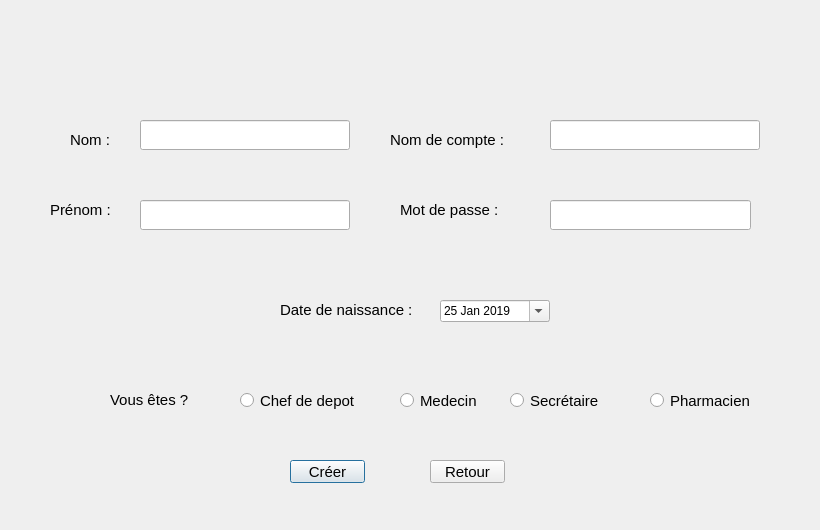
<?xml version="1.0" encoding="UTF-8"?>
<ui version="4.0">
 <class>creer_compte</class>
 <widget class="QDialog" name="creer_compte">
  <property name="geometry">
   <rect>
    <x>0</x>
    <y>0</y>
    <width>820</width>
    <height>530</height>
   </rect>
  </property>
  <property name="minimumSize">
   <size>
    <width>820</width>
    <height>530</height>
   </size>
  </property>
  <property name="maximumSize">
   <size>
    <width>820</width>
    <height>530</height>
   </size>
  </property>
  <property name="windowTitle">
   <string>Creer compte</string>
  </property>
  <widget class="QRadioButton" name="radioButton">
   <property name="geometry">
    <rect>
     <x>400</x>
     <y>390</y>
     <width>91</width>
     <height>21</height>
    </rect>
   </property>
   <property name="font">
    <font>
     <pointsize>11</pointsize>
    </font>
   </property>
   <property name="text">
    <string>Medecin</string>
   </property>
  </widget>
  <widget class="QLabel" name="label_6">
   <property name="geometry">
    <rect>
     <x>280</x>
     <y>300</y>
     <width>161</width>
     <height>20</height>
    </rect>
   </property>
   <property name="font">
    <font>
     <pointsize>11</pointsize>
    </font>
   </property>
   <property name="text">
    <string>Date de naissance :</string>
   </property>
  </widget>
  <widget class="QLineEdit" name="identifiant">
   <property name="geometry">
    <rect>
     <x>550</x>
     <y>120</y>
     <width>210</width>
     <height>30</height>
    </rect>
   </property>
   <property name="font">
    <font>
     <pointsize>11</pointsize>
    </font>
   </property>
   <property name="alignment">
    <set>Qt::AlignCenter</set>
   </property>
   <property name="clearButtonEnabled">
    <bool>true</bool>
   </property>
  </widget>
  <widget class="QLabel" name="label_2">
   <property name="geometry">
    <rect>
     <x>50</x>
     <y>200</y>
     <width>81</width>
     <height>20</height>
    </rect>
   </property>
   <property name="font">
    <font>
     <pointsize>11</pointsize>
    </font>
   </property>
   <property name="text">
    <string>Prénom :</string>
   </property>
  </widget>
  <widget class="QLabel" name="label_4">
   <property name="geometry">
    <rect>
     <x>400</x>
     <y>200</y>
     <width>131</width>
     <height>20</height>
    </rect>
   </property>
   <property name="font">
    <font>
     <pointsize>11</pointsize>
    </font>
   </property>
   <property name="text">
    <string>Mot de passe :</string>
   </property>
  </widget>
  <widget class="QPushButton" name="pushButton">
   <property name="geometry">
    <rect>
     <x>290</x>
     <y>460</y>
     <width>75</width>
     <height>23</height>
    </rect>
   </property>
   <property name="font">
    <font>
     <pointsize>11</pointsize>
    </font>
   </property>
   <property name="text">
    <string>Créer</string>
   </property>
  </widget>
  <widget class="QRadioButton" name="radioButton_3">
   <property name="geometry">
    <rect>
     <x>240</x>
     <y>390</y>
     <width>151</width>
     <height>21</height>
    </rect>
   </property>
   <property name="font">
    <font>
     <pointsize>11</pointsize>
    </font>
   </property>
   <property name="text">
    <string>Chef de depot</string>
   </property>
  </widget>
  <widget class="QLabel" name="picture">
   <property name="geometry">
    <rect>
     <x>0</x>
     <y>0</y>
     <width>820</width>
     <height>550</height>
    </rect>
   </property>
   <property name="minimumSize">
    <size>
     <width>820</width>
     <height>550</height>
    </size>
   </property>
   <property name="maximumSize">
    <size>
     <width>820</width>
     <height>550</height>
    </size>
   </property>
   <property name="text">
    <string/>
   </property>
  </widget>
  <widget class="QLabel" name="label_7">
   <property name="geometry">
    <rect>
     <x>110</x>
     <y>390</y>
     <width>131</width>
     <height>20</height>
    </rect>
   </property>
   <property name="font">
    <font>
     <pointsize>11</pointsize>
    </font>
   </property>
   <property name="text">
    <string>Vous êtes ?</string>
   </property>
  </widget>
  <widget class="QLabel" name="label">
   <property name="geometry">
    <rect>
     <x>70</x>
     <y>130</y>
     <width>51</width>
     <height>20</height>
    </rect>
   </property>
   <property name="font">
    <font>
     <pointsize>11</pointsize>
    </font>
   </property>
   <property name="text">
    <string>Nom :</string>
   </property>
  </widget>
  <widget class="QLineEdit" name="motdepasse">
   <property name="geometry">
    <rect>
     <x>550</x>
     <y>200</y>
     <width>201</width>
     <height>30</height>
    </rect>
   </property>
   <property name="font">
    <font>
     <pointsize>11</pointsize>
    </font>
   </property>
   <property name="echoMode">
    <enum>QLineEdit::Password</enum>
   </property>
   <property name="alignment">
    <set>Qt::AlignCenter</set>
   </property>
   <property name="clearButtonEnabled">
    <bool>true</bool>
   </property>
  </widget>
  <widget class="QDateEdit" name="dateEdit">
   <property name="geometry">
    <rect>
     <x>440</x>
     <y>300</y>
     <width>110</width>
     <height>22</height>
    </rect>
   </property>
   <property name="calendarPopup">
    <bool>true</bool>
   </property>
   <property name="date">
    <date>
     <year>2019</year>
     <month>1</month>
     <day>25</day>
    </date>
   </property>
  </widget>
  <widget class="QPushButton" name="pushButton_2">
   <property name="geometry">
    <rect>
     <x>430</x>
     <y>460</y>
     <width>75</width>
     <height>23</height>
    </rect>
   </property>
   <property name="font">
    <font>
     <pointsize>11</pointsize>
    </font>
   </property>
   <property name="text">
    <string>Retour</string>
   </property>
  </widget>
  <widget class="QRadioButton" name="radioButton_4">
   <property name="geometry">
    <rect>
     <x>650</x>
     <y>390</y>
     <width>121</width>
     <height>21</height>
    </rect>
   </property>
   <property name="font">
    <font>
     <pointsize>11</pointsize>
    </font>
   </property>
   <property name="text">
    <string>Pharmacien</string>
   </property>
  </widget>
  <widget class="QLabel" name="label_3">
   <property name="geometry">
    <rect>
     <x>390</x>
     <y>130</y>
     <width>151</width>
     <height>20</height>
    </rect>
   </property>
   <property name="font">
    <font>
     <pointsize>11</pointsize>
    </font>
   </property>
   <property name="text">
    <string>Nom de compte :</string>
   </property>
  </widget>
  <widget class="QLineEdit" name="lineEdit_nom">
   <property name="geometry">
    <rect>
     <x>140</x>
     <y>120</y>
     <width>210</width>
     <height>30</height>
    </rect>
   </property>
   <property name="font">
    <font>
     <pointsize>11</pointsize>
    </font>
   </property>
   <property name="alignment">
    <set>Qt::AlignCenter</set>
   </property>
   <property name="clearButtonEnabled">
    <bool>true</bool>
   </property>
  </widget>
  <widget class="QRadioButton" name="radioButton_2">
   <property name="geometry">
    <rect>
     <x>510</x>
     <y>390</y>
     <width>111</width>
     <height>21</height>
    </rect>
   </property>
   <property name="font">
    <font>
     <pointsize>11</pointsize>
    </font>
   </property>
   <property name="text">
    <string>Secrétaire</string>
   </property>
  </widget>
  <widget class="QLineEdit" name="prenom">
   <property name="geometry">
    <rect>
     <x>140</x>
     <y>200</y>
     <width>210</width>
     <height>30</height>
    </rect>
   </property>
   <property name="font">
    <font>
     <pointsize>11</pointsize>
    </font>
   </property>
   <property name="alignment">
    <set>Qt::AlignCenter</set>
   </property>
   <property name="clearButtonEnabled">
    <bool>true</bool>
   </property>
  </widget>
  <zorder>picture</zorder>
  <zorder>radioButton</zorder>
  <zorder>label_6</zorder>
  <zorder>identifiant</zorder>
  <zorder>label_2</zorder>
  <zorder>label_4</zorder>
  <zorder>pushButton</zorder>
  <zorder>radioButton_3</zorder>
  <zorder>label_7</zorder>
  <zorder>label</zorder>
  <zorder>motdepasse</zorder>
  <zorder>dateEdit</zorder>
  <zorder>pushButton_2</zorder>
  <zorder>radioButton_4</zorder>
  <zorder>label_3</zorder>
  <zorder>lineEdit_nom</zorder>
  <zorder>radioButton_2</zorder>
  <zorder>prenom</zorder>
 </widget>
 <resources/>
 <connections/>
</ui>
